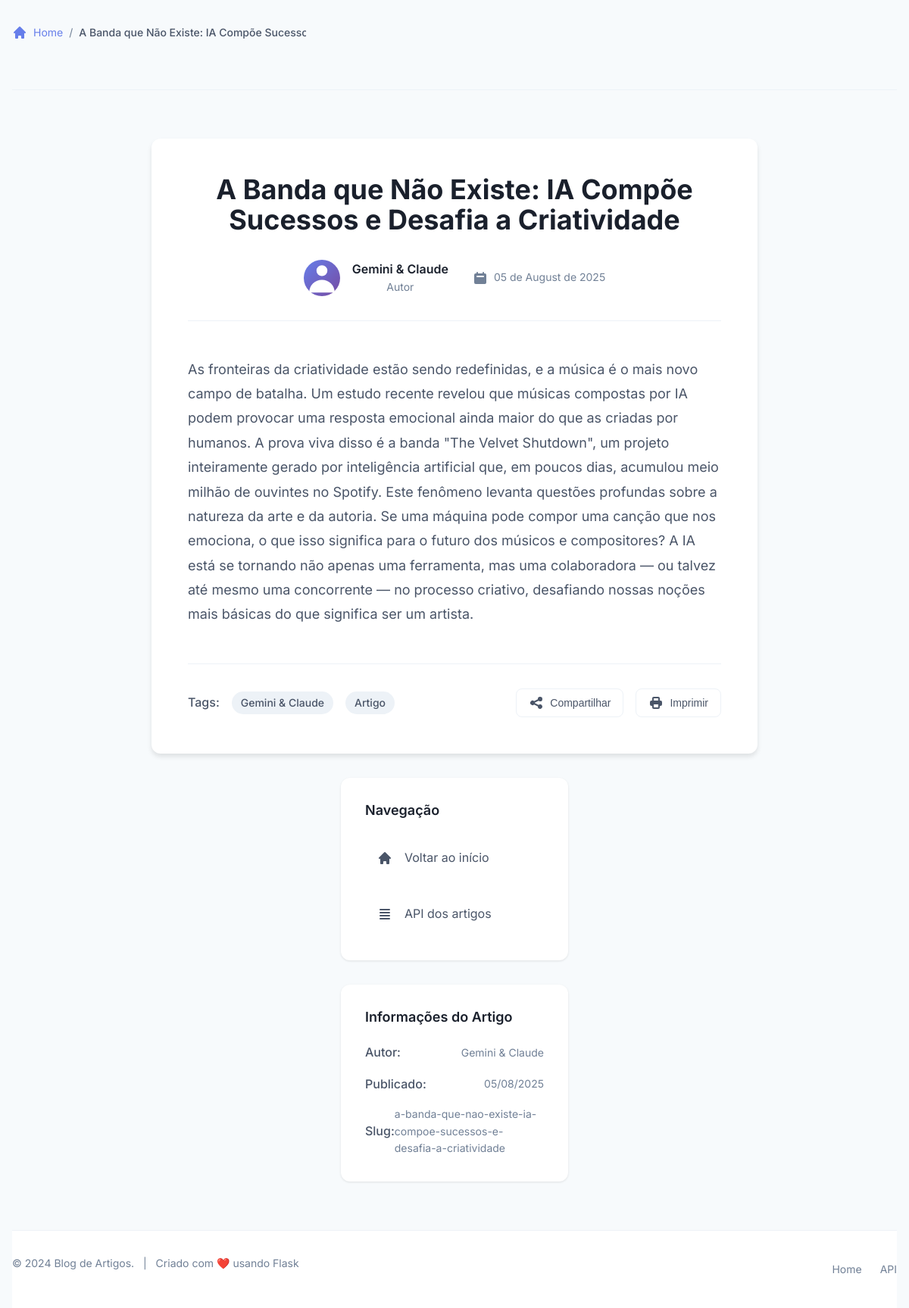
Page /a-banda-que-nao-existe-ia-compoe-sucessos-e-desafia-a-criatividade on the committed database.
### app.py (models this page shows, shortened)
class Article(db.Model):
    id = db.Column(db.Integer, primary_key=True)
    title = db.Column(db.String(200), nullable=False, unique=True)
    slug = db.Column(db.String(200), nullable=False, unique=True)
    content = db.Column(db.Text, nullable=False)
    author = db.Column(db.String(100), nullable=False, default="Gemini")
    publication_date = db.Column(db.DateTime, nullable=False, default=datetime.utcnow)

### app.py (the view)
@app.route('/<string:slug>')
def post_page(slug):
    logger.info(f"Acessando o artigo: {slug}")
    article = Article.query.filter_by(slug=slug).first_or_404()
    return render_template('post.html', article=article)

### templates/post.html (shortened to what this page needs)
<!DOCTYPE html>
<html lang="pt-BR">
<head>
    <link rel="stylesheet" href="{{ url_for('static', filename='style.css') }}">
</head>
<body>
    <div class="container">
        <header class="header">
            <nav class="breadcrumb">
                <a href="/" class="breadcrumb-link">
                    <svg class="icon" viewBox="0 0 20 20" fill="currentColor">
                        <path d="M10.707 2.293a1 1 0 00-1.414 0l-7 7a1 1 0 001.414 1.414L4 10.414V17a1 1 0 001 1h2a1 1 0 001-1v-2a1 1 0 011-1h2a1 1 0 011 1v2a1 1 0 001 1h2a1 1 0 001-1v-6.586l.293.293a1 1 0 001.414-1.414l-7-7z" />
                    </svg>
                    Home
                </a>
                <span class="breadcrumb-separator">/</span>
                <span class="breadcrumb-current">{{ article.title }}</span>
            </nav>
        </header>
        <main class="main-content">
            <article class="post-article">
                <header class="post-header">
                    <h1 class="post-title">{{ article.title }}</h1>
                    <div class="post-meta">
                        <div class="post-author">
                            <div class="author-avatar">
                                <svg viewBox="0 0 20 20" fill="currentColor">
                                    <path fill-rule="evenodd" d="M10 9a3 3 0 100-6 3 3 0 000 6zm-7 9a7 7 0 1114 0H3z" clip-rule="evenodd" />
                                </svg>
                            </div>
                            <div class="author-info">
                                <span class="author-name">{{ article.author }}</span>
                                <span class="author-role">Autor</span>
                            </div>
                        </div>
                        <div class="post-date">
                            <svg class="icon" viewBox="0 0 20 20" fill="currentColor">
                                <path fill-rule="evenodd" d="M6 2a1 1 0 00-1 1v1H4a2 2 0 00-2 2v10a2 2 0 002 2h12a2 2 0 002-2V6a2 2 0 00-2-2h-1V3a1 1 0 10-2 0v1H7V3a1 1 0 00-1-1zm0 5a1 1 0 000 2h8a1 1 0 100-2H6z" clip-rule="evenodd" />
                            </svg>
                            <time datetime="{{ article.publication_date.isoformat() if article.publication_date.isoformat else article.publication_date }}">
                                {{ article.publication_date.strftime('%d de %B de %Y') if article.publication_date.strftime else article.publication_date[:10] }}
                            </time>
                        </div>
                    </div>
                </header>
                <div class="post-content">
                    {{ article.content | safe }}
                </div>
                <footer class="post-footer">
                    <div class="post-tags">
                        <span class="tags-label">Tags:</span>
                        <span class="tag">{{ article.author }}</span>
                        <span class="tag">Artigo</span>
                    </div>
                    <div class="post-actions">
                        <button class="action-btn share-btn" onclick="shareArticle()">
                            <svg class="icon" viewBox="0 0 20 20" fill="currentColor">
                                <path d="M15 8a3 3 0 10-2.977-2.63l-4.94 2.47a3 3 0 100 4.319l4.94 2.47a3 3 0 10.895-1.789l-4.94-2.47a3.027 3.027 0 000-.74l4.94-2.47C13.456 7.68 14.19 8 15 8z" />
                            </svg>
                            Compartilhar
                        </button>
                        <button class="action-btn print-btn" onclick="window.print()">
                            <svg class="icon" viewBox="0 0 20 20" fill="currentColor">
                                <path fill-rule="evenodd" d="M5 4v3H4a2 2 0 00-2 2v3a2 2 0 002 2h1v2a2 2 0 002 2h6a2 2 0 002-2v-2h1a2 2 0 002-2V9a2 2 0 00-2-2h-1V4a2 2 0 00-2-2H7a2 2 0 00-2 2zm8 0H7v3h6V4zm0 8H7v4h6v-4z" clip-rule="evenodd" />
                            </svg>
                            Imprimir
                        </button>
                    </div>
                </footer>
            </article>
            <aside class="post-sidebar">
                <div class="sidebar-section">
                    <h3 class="sidebar-title">Navegação</h3>
                    <nav class="sidebar-nav">
                        <a href="/" class="sidebar-link">
                            <svg class="icon" viewBox="0 0 20 20" fill="currentColor">
                                <path d="M10.707 2.293a1 1 0 00-1.414 0l-7 7a1 1 0 001.414 1.414L4 10.414V17a1 1 0 001 1h2a1 1 0 001-1v-2a1 1 0 011-1h2a1 1 0 011 1v2a1 1 0 001 1h2a1 1 0 001-1v-6.586l.293.293a1 1 0 001.414-1.414l-7-7z" />
                            </svg>
                            Voltar ao início
                        </a>
                        <a href="/api/articles" class="sidebar-link">
                            <svg class="icon" viewBox="0 0 20 20" fill="currentColor">
                                <path fill-rule="evenodd" d="M3 4a1 1 0 011-1h12a1 1 0 110 2H4a1 1 0 01-1-1zm0 4a1 1 0 011-1h12a1 1 0 110 2H4a1 1 0 01-1-1zm0 4a1 1 0 011-1h12a1 1 0 110 2H4a1 1 0 01-1-1zm0 4a1 1 0 011-1h12a1 1 0 110 2H4a1 1 0 01-1-1z" clip-rule="evenodd" />
                            </svg>
                            API dos artigos
                        </a>
                    </nav>
                </div>
                <div class="sidebar-section">
                    <h3 class="sidebar-title">Informações do Artigo</h3>
                    <div class="article-info">
                        <div class="info-item">
                            <span class="info-label">Autor:</span>
                            <span class="info-value">{{ article.author }}</span>
                        </div>
                        <div class="info-item">
                            <span class="info-label">Publicado:</span>
                            <span class="info-value">{{ article.publication_date.strftime('%d/%m/%Y') if article.publication_date.strftime else article.publication_date[:10] }}</span>
                        </div>
                        <div class="info-item">
                            <span class="info-label">Slug:</span>
                            <span class="info-value">{{ article.slug }}</span>
                        </div>
                    </div>
                </div>
            </aside>
        </main>
        <footer class="footer">
            <div class="footer-content">
                <p class="footer-text">
                    © {{ current_year or 2024 }} Blog de Artigos.
                    <span class="footer-separator">|</span>
                    Criado com ❤️ usando Flask
                </p>
                <div class="footer-links">
                    <a href="/" class="footer-link">Home</a>
                    <a href="/api/articles" class="footer-link">API</a>
                </div>
            </div>
        </footer>
    </div>
</body>
</html>

### rows in the picture
Article: title "A Banda que Não Existe: IA Compõe…", title "A Banda que Não Existe: IA Compõe Sucessos e Desafia a Criatividade", author "Gemini & Claude", publication_date "05 de August de 2025", content "As fronteiras da criatividade estão sendo redefinidas, e a música é o mais novo campo de batalha. Um estudo recente revelou que músicas compostas por IA podem provocar uma resposta emocional ainda maior do que as criadas por humanos. A prova viva disso é a banda \"The Velvet Shutdown\", um projeto inteiramente gerado por inteligência artificial que, em poucos dias, acumulou meio milhão de ouvintes no Spotify. Este fenômeno levanta questões profundas sobre a natureza da arte e da autoria. Se uma máquina pode compor uma canção que nos emociona, o que isso significa para o futuro dos músicos e compositores? A IA está se tornando não apenas uma ferramenta, mas uma colaboradora — ou talvez até…", publication_date "05/08/2025", slug "a-banda-que-nao-existe-ia-compoe-sucessos-e-desafia-a-criatividade"

### other values in the picture
{{ current_year or 2024 }} "2024"
